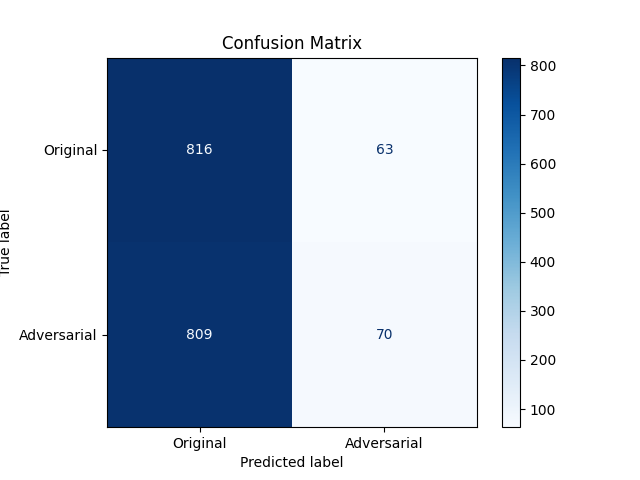

This figure's Python source:
import os
import numpy as np
import cv2
import pandas as pd
import tensorflow as tf
from sklearn.metrics import confusion_matrix, ConfusionMatrixDisplay, precision_score, recall_score, f1_score
import matplotlib.pyplot as plt

# Parameters
original_test_data_path = r"C:\Users\moksh\projects\image forensics\image-forensics\test_dataset"  # Path to your original test dataset folder
adversarial_test_data_path = r"C:\Users\moksh\projects\image forensics\image-forensics\adversarial_test" # Path to your adversarial test dataset folder
adversarial_labels_excel_path = r"C:\Users\moksh\projects\image forensics\image-forensics\adversarial_labels(test).xlsx"  # Path to labels Excel file for adversarial images

# Load and preprocess images from a folder
def load_images_from_folder(folder):
    images = []
    for filename in os.listdir(folder):
        img_path = os.path.join(folder, filename)
        img = cv2.imread(img_path)
        if img is not None:
            img = cv2.resize(img, (128, 128))  # Resize to 128x128
            img = img / 255.0  # Normalize to [0,1]
            images.append(img)
    return np.array(images)

# Load original and adversarial images for testing
original_test_images = load_images_from_folder(original_test_data_path)
adversarial_test_images = load_images_from_folder(adversarial_test_data_path)

# Load adversarial labels
adversarial_df = pd.read_excel(adversarial_labels_excel_path,engine="openpyxl")
adversarial_labels = adversarial_df['class'].values  # Assuming the class column contains 1s for adversarial images

# Combine test datasets
combined_test_images = np.concatenate((original_test_images, adversarial_test_images), axis=0)
combined_labels = np.concatenate((np.zeros(len(original_test_images)), np.ones(len(adversarial_test_images))), axis=0)  # 0 for original, 1 for adversarial

# Load the trained autoencoder model
model = tf.keras.models.load_model(r"C:\Users\moksh\projects\image forensics\image-forensics\autoencoder_model_robust.h5")

# Use the autoencoder to reconstruct the test images
reconstructed_images = model.predict(combined_test_images)

# Function to calculate Mean Squared Error (MSE)
def calculate_mse(original_images, reconstructed_images):
    return np.mean(np.square(original_images - reconstructed_images), axis=(1, 2, 3))

# Calculate MSE for test images
mse_loss = calculate_mse(combined_test_images, reconstructed_images)

# Set a threshold for correct/incorrect prediction based on MSE
threshold = 0.04  # Tune this threshold based on your dataset and performance

# Determine if each test image was correctly predicted or not
predictions = [0 if mse < threshold else 1 for mse in mse_loss]  # 0 for Correct (original), 1 for Incorrect (adversarial)

# Calculate performance metrics
correct_predictions = np.sum(np.array(predictions) == np.array(combined_labels))
total_images = len(predictions)
accuracy = correct_predictions / total_images * 100

# Calculate precision, recall, and F1 score
precision = precision_score(combined_labels, predictions)
recall = recall_score(combined_labels, predictions)
f1 = f1_score(combined_labels, predictions)

# Print results
print(f"Total Images: {total_images}")
print(f"Correct Predictions: {correct_predictions}")
print(f"Model Accuracy: {accuracy:.2f}%")
print(f"Precision: {precision:.2f}")
print(f"Recall: {recall:.2f}")
print(f"F1 Score: {f1:.2f}")

# Generate and display confusion matrix
cm = confusion_matrix(combined_labels, predictions, labels=[0, 1])  # 0 = Original, 1 = Adversarial
disp = ConfusionMatrixDisplay(confusion_matrix=cm, display_labels=['Original', 'Adversarial'])
disp.plot(cmap=plt.cm.Blues)
plt.title("Confusion Matrix")
plt.show()
